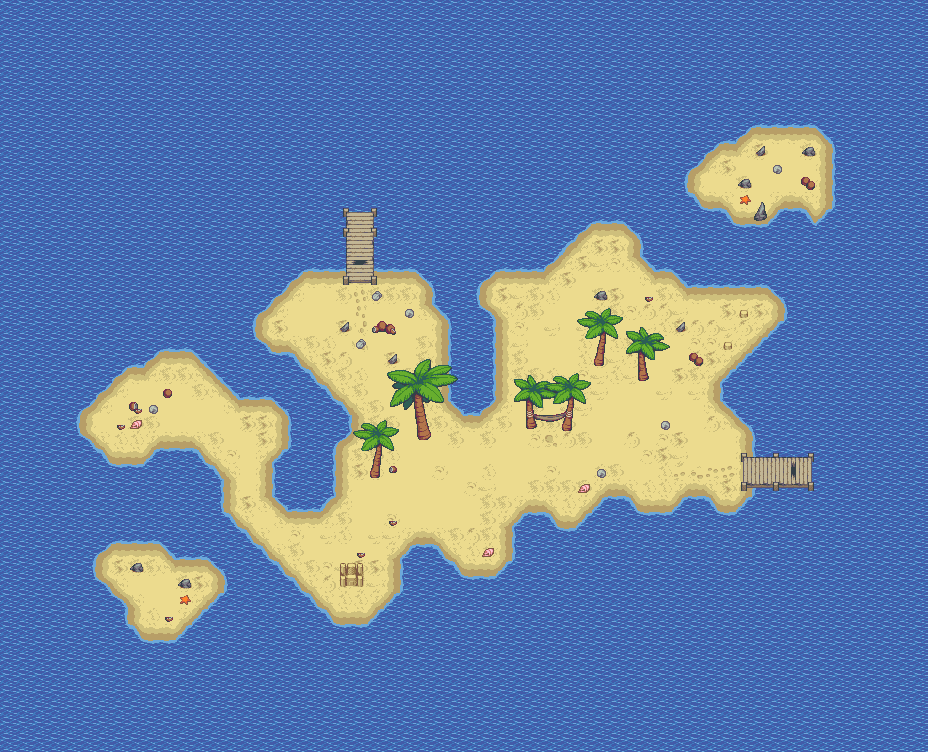

Tiled map render using the project's own tile images. Description and the map definition, with tile-layer contents summarised, below:
An orthogonal 58x47 tile map with 16x16 px tiles, 3 tile layers (Ground, Fringe, Collision Tile) and 5 objects (2x Collision, start, exit, rest).

<map version="1.10" tiledversion="1.11.2" orientation="orthogonal" renderorder="right-down" width="58" height="47" tilewidth="16" tileheight="16" infinite="0" nextlayerid="9" nextobjectid="32">
 <tileset firstgid="1" source="beach_tileset.tsx" />
 <layer id="1" name="Ground" width="58" height="47">
  <data>[2726 cells, 2726 non-empty, 49 distinct tile ids]</data>
 </layer>
 <layer id="2" name="Fringe" width="58" height="47">
  <data>[2726 cells, 69 non-empty, 49 distinct tile ids]</data>
 </layer>
 <layer id="7" name="Collision Tile" width="58" height="47">
  <data>[2726 cells, 73 non-empty, 62 distinct tile ids]</data>
 </layer>
 <objectgroup id="8" name="对象层 2">
  <object id="31" type="Collision" x="526" y="421">
   <polygon points="0,0 9,0 37,0 46,0 46,9 45,10 37,10 36,9 36,7 11,6 10,7 8,8 1,8 0,7" />
  </object>
 </objectgroup>
 <objectgroup id="4" name="Objects">
  <object id="1" name="Starting Point" type="start" x="616" y="453">
   <point />
  </object>
  <object id="5" name="Exit" type="exit" x="336" y="208" width="48" height="48" />
  <object id="7" name="Resting Spot" type="rest" x="528" y="416" width="48" height="16" />
  <object id="25" name="main island" type="Collision" x="336" y="272">
   <properties>
    <property name="internal-collision" type="bool" value="true" />
   </properties>
   <polygon points="38,0 52,0 80,0 96,16 96,32 112,48 112,128 128,144 144,144 160,128 160,48 144,32 144,16 160,0 208,0 256,-48 288,-48 304,-32 304,-16 320,0 336,0 352,16 432,16 448,32 448,48 384,112 384,128 416,160 416,185 476,185 476,212 416,212 416,224 400,240 384,240 368,224 352,224 336,240 304,240 288,224 272,224 240,256 224,256 208,240 192,240 176,256 176,288 160,304 128,304 96,272 80,272 64,288 64,320 32,352 0,352 -112,240 -112,208 -144,176 -176,176 -192,192 -224,192 -256,160 -256,144 -224,112 -208,96 -192,96 -176,80 -144,80 -96,128 -64,128 -48,144 -48,176 -64,192 -64,224 -48,240 -16,240 0,224 0,176 16,160 16,144 -48,80 -64,80 -80,64 -80,48 -32,0 -4,0 10,0 10,-60 38,-60" />
  </object>
 </objectgroup>
</map>
